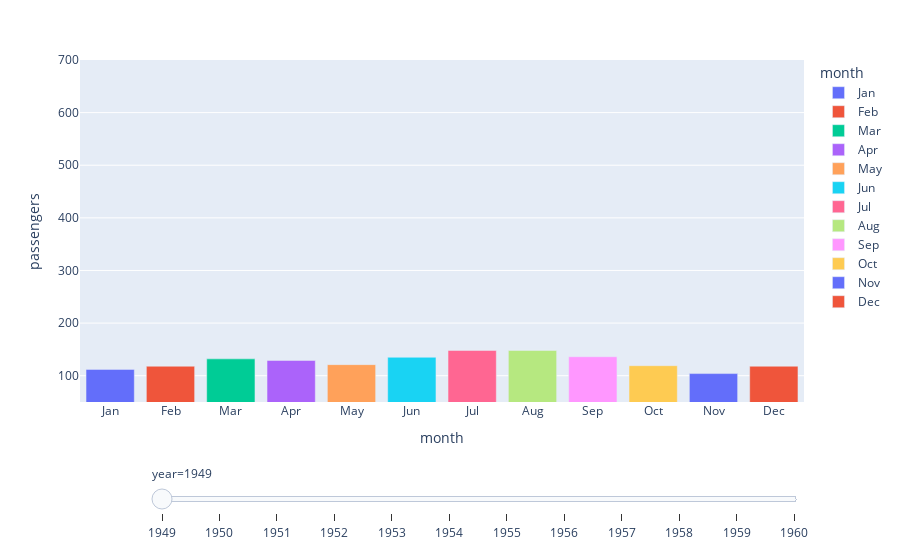

Notebook code cell kept with this figure:
### Code cell
import plotly.express as px



df = sns.load_dataset('flights')
fig = px.bar(df, x="month", y="passengers", range_y=[50,700],
                color='month', animation_frame="year")

# 재생버튼 삭제
fig["layout"].pop("updatemenus")
fig.show()

### Figure 1 — Plotly figure (JSON) as saved in the notebook; plotly's stock layout.template omitted (floating-point values rounded to 4 significant figures)
{"data": [{"alignmentgroup": "True", "hovertemplate": "month=%{x}<br>year=1949<br>passengers=%{y}<extra></extra>", "legendgroup": "Jan", "marker": {"color": "#636efa", "pattern": {"shape": ""}}, "name": "Jan", "offsetgroup": "Jan", "orientation": "v", "showlegend": true, "textposition": "auto", "type": "bar", "x": ["Jan"], "xaxis": "x", "y": [112], "yaxis": "y"}, {"alignmentgroup": "True", "hovertemplate": "month=%{x}<br>year=1949<br>passengers=%{y}<extra></extra>", "legendgroup": "Feb", "marker": {"color": "#EF553B", "pattern": {"shape": ""}}, "name": "Feb", "offsetgroup": "Feb", "orientation": "v", "showlegend": true, "textposition": "auto", "type": "bar", "x": ["Feb"], "xaxis": "x", "y": [118], "yaxis": "y"}, {"alignmentgroup": "True", "hovertemplate": "month=%{x}<br>year=1949<br>passengers=%{y}<extra></extra>", "legendgroup": "Mar", "marker": {"color": "#00cc96", "pattern": {"shape": ""}}, "name": "Mar", "offsetgroup": "Mar", "orientation": "v", "showlegend": true, "textposition": "auto", "type": "bar", "x": ["Mar"], "xaxis": "x", "y": [132], "yaxis": "y"}, {"alignmentgroup": "True", "hovertemplate": "month=%{x}<br>year=1949<br>passengers=%{y}<extra></extra>", "legendgroup": "Apr", "marker": {"color": "#ab63fa", "pattern": {"shape": ""}}, "name": "Apr", "offsetgroup": "Apr", "orientation": "v", "showlegend": true, "textposition": "auto", "type": "bar", "x": ["Apr"], "xaxis": "x", "y": [129], "yaxis": "y"}, {"alignmentgroup": "True", "hovertemplate": "month=%{x}<br>year=1949<br>passengers=%{y}<extra></extra>", "legendgroup": "May", "marker": {"color": "#FFA15A", "pattern": {"shape": ""}}, "name": "May", "offsetgroup": "May", "orientation": "v", "showlegend": true, "textposition": "auto", "type": "bar", "x": ["May"], "xaxis": "x", "y": [121], "yaxis": "y"}, {"alignmentgroup": "True", "hovertemplate": "month=%{x}<br>year=1949<br>passengers=%{y}<extra></extra>", "legendgroup": "Jun", "marker": {"color": "#19d3f3", "pattern": {"shape": ""}}, "name": "Jun", "offsetgroup": "Jun", "orientation": "v", "showlegend": true, "textposition": "auto", "type": "bar", "x": ["Jun"], "xaxis": "x", "y": [135], "yaxis": "y"}, {"alignmentgroup": "True", "hovertemplate": "month=%{x}<br>year=1949<br>passengers=%{y}<extra></extra>", "legendgroup": "Jul", "marker": {"color": "#FF6692", "pattern": {"shape": ""}}, "name": "Jul", "offsetgroup": "Jul", "orientation": "v", "showlegend": true, "textposition": "auto", "type": "bar", "x": ["Jul"], "xaxis": "x", "y": [148], "yaxis": "y"}, {"alignmentgroup": "True", "hovertemplate": "month=%{x}<br>year=1949<br>passengers=%{y}<extra></extra>", "legendgroup": "Aug", "marker": {"color": "#B6E880", "pattern": {"shape": ""}}, "name": "Aug", "offsetgroup": "Aug", "orientation": "v", "showlegend": true, "textposition": "auto", "type": "bar", "x": ["Aug"], "xaxis": "x", "y": [148], "yaxis": "y"}, {"alignmentgroup": "True", "hovertemplate": "month=%{x}<br>year=1949<br>passengers=%{y}<extra></extra>", "legendgroup": "Sep", "marker": {"color": "#FF97FF", "pattern": {"shape": ""}}, "name": "Sep", "offsetgroup": "Sep", "orientation": "v", "showlegend": true, "textposition": "auto", "type": "bar", "x": ["Sep"], "xaxis": "x", "y": [136], "yaxis": "y"}, {"alignmentgroup": "True", "hovertemplate": "month=%{x}<br>year=1949<br>passengers=%{y}<extra></extra>", "legendgroup": "Oct", "marker": {"color": "#FECB52", "pattern": {"shape": ""}}, "name": "Oct", "offsetgroup": "Oct", "orientation": "v", "showlegend": true, "textposition": "auto", "type": "bar", "x": ["Oct"], "xaxis": "x", "y": [119], "yaxis": "y"}, {"alignmentgroup": "True", "hovertemplate": "month=%{x}<br>year=1949<br>passengers=%{y}<extra></extra>", "legendgroup": "Nov", "marker": {"color": "#636efa", "pattern": {"shape": ""}}, "name": "Nov", "offsetgroup": "Nov", "orientation": "v", "showlegend": true, "textposition": "auto", "type": "bar", "x": ["Nov"], "xaxis": "x", "y": [104], "yaxis": "y"}, {"alignmentgroup": "True", "hovertemplate": "month=%{x}<br>year=1949<br>passengers=%{y}<extra></extra>", "legendgroup": "Dec", "marker": {"color": "#EF553B", "pattern": {"shape": ""}}, "name": "Dec", "offsetgroup": "Dec", "orientation": "v", "showlegend": true, "textposition": "auto", "type": "bar", "x": ["Dec"], "xaxis": "x", "y": [118], "yaxis": "y"}], "layout": {"barmode": "relative", "legend": {"title": {"text": "month"}, "tracegroupgap": 0}, "margin": {"t": 60}, "sliders": [{"active": 0, "currentvalue": {"prefix": "year="}, "len": 0.9, "pad": {"b": 10, "t": 60}, "steps": [{"args": [["1949"], {"frame": {"duration": 0, "redraw": true}, "fromcurrent": true, "mode": "immediate", "transition": {"duration": 0, "easing": "linear"}}], "label": "1949", "method": "animate"}, {"args": [["1950"], {"frame": {"duration": 0, "redraw": true}, "fromcurrent": true, "mode": "immediate", "transition": {"duration": 0, "easing": "linear"}}], "label": "1950", "method": "animate"}, {"args": [["1951"], {"frame": {"duration": 0, "redraw": true}, "fromcurrent": true, "mode": "immediate", "transition": {"duration": 0, "easing": "linear"}}], "label": "1951", "method": "animate"}, {"args": [["1952"], {"frame": {"duration": 0, "redraw": true}, "fromcurrent": true, "mode": "immediate", "transition": {"duration": 0, "easing": "linear"}}], "label": "1952", "method": "animate"}, {"args": [["1953"], {"frame": {"duration": 0, "redraw": true}, "fromcurrent": true, "mode": "immediate", "transition": {"duration": 0, "easing": "linear"}}], "label": "1953", "method": "animate"}, {"args": [["1954"], {"frame": {"duration": 0, "redraw": true}, "fromcurrent": true, "mode": "immediate", "transition": {"duration": 0, "easing": "linear"}}], "label": "1954", "method": "animate"}, {"args": [["1955"], {"frame": {"duration": 0, "redraw": true}, "fromcurrent": true, "mode": "immediate", "transition": {"duration": 0, "easing": "linear"}}], "label": "1955", "method": "animate"}, {"args": [["1956"], {"frame": {"duration": 0, "redraw": true}, "fromcurrent": true, "mode": "immediate", "transition": {"duration": 0, "easing": "linear"}}], "label": "1956", "method": "animate"}, {"args": [["1957"], {"frame": {"duration": 0, "redraw": true}, "fromcurrent": true, "mode": "immediate", "transition": {"duration": 0, "easing": "linear"}}], "label": "1957", "method": "animate"}, {"args": [["1958"], {"frame": {"duration": 0, "redraw": true}, "fromcurrent": true, "mode": "immediate", "transition": {"duration": 0, "easing": "linear"}}], "label": "1958", "method": "animate"}, {"args": [["1959"], {"frame": {"duration": 0, "redraw": true}, "fromcurrent": true, "mode": "immediate", "transition": {"duration": 0, "easing": "linear"}}], "label": "1959", "method": "animate"}, {"args": [["1960"], {"frame": {"duration": 0, "redraw": true}, "fromcurrent": true, "mode": "immediate", "transition": {"duration": 0, "easing": "linear"}}], "label": "1960", "method": "animate"}], "x": 0.1, "xanchor": "left", "y": 0, "yanchor": "top"}], "xaxis": {"anchor": "y", "categoryarray": ["Jan", "Feb", "Mar", "Apr", "May", "Jun", "Jul", "Aug", "Sep", "Oct", "Nov", "Dec"], "categoryorder": "array", "domain": [0, 1], "title": {"text": "month"}}, "yaxis": {"anchor": "x", "domain": [0, 1], "range": [50, 700], "title": {"text": "passengers"}}}}
